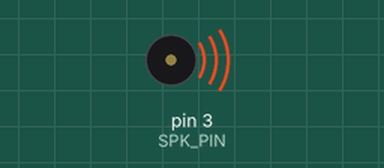
Recording of a program running on a simulated Arduino Uno, built with avr-gcc and run on an emulated ATmega328P. Shown: buzzer (waves = sounding).

Above: at 2.0 s.
At 61.8 s:
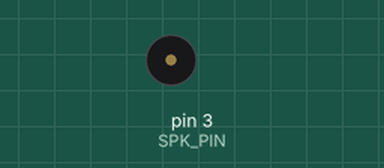
Timing chart, 0 to 63.3 s (numbered marks = the images above):
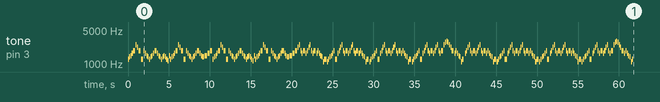

The program:

main.cpp
```cpp
#include <Arduino.h>

#define NOTE_B0  31
#define NOTE_C1  33
#define NOTE_CS1 35
#define NOTE_D1  37
#define NOTE_DS1 39
#define NOTE_E1  41
#define NOTE_F1  44
#define NOTE_FS1 46
#define NOTE_G1  49
#define NOTE_GS1 52
#define NOTE_A1  55
#define NOTE_AS1 58
#define NOTE_B1  62
#define NOTE_C2  65
#define NOTE_CS2 69
#define NOTE_D2  73
#define NOTE_DS2 78
#define NOTE_E2  82
#define NOTE_F2  87
#define NOTE_FS2 93
#define NOTE_G2  98
#define NOTE_GS2 104
#define NOTE_A2  110
#define NOTE_AS2 117
#define NOTE_B2  123
#define NOTE_C3  131
#define NOTE_CS3 139
#define NOTE_D3  147
#define NOTE_DS3 156
#define NOTE_E3  165
#define NOTE_F3  175
#define NOTE_FS3 185
#define NOTE_G3  196
#define NOTE_GS3 208
#define NOTE_A3  220
#define NOTE_AS3 233
#define NOTE_B3  247
#define NOTE_C4  262
#define NOTE_CS4 277
#define NOTE_D4  294
#define NOTE_DS4 311
#define NOTE_E4  330
#define NOTE_F4  349
#define NOTE_FS4 370
#define NOTE_G4  392
#define NOTE_GS4 415
#define NOTE_A4  440
#define NOTE_AS4 466
#define NOTE_B4  494
#define NOTE_C5  523
#define NOTE_CS5 554
#define NOTE_D5  587
#define NOTE_DS5 622
#define NOTE_E5  659
#define NOTE_F5  698
#define NOTE_FS5 740
#define NOTE_G5  784
#define NOTE_GS5 831
#define NOTE_A5  880
#define NOTE_AS5 932
#define NOTE_B5  988
#define NOTE_C6  1047
#define NOTE_CS6 1109
#define NOTE_D6  1175
#define NOTE_DS6 1245
#define NOTE_E6  1319
#define NOTE_F6  1397
#define NOTE_FS6 1480
#define NOTE_G6  1568
#define NOTE_GS6 1661
#define NOTE_A6  1760
#define NOTE_AS6 1865
#define NOTE_B6  1976
#define NOTE_C7  2093
#define NOTE_CS7 2217
#define NOTE_D7  2349
#define NOTE_DS7 2489
#define NOTE_E7  2637
#define NOTE_F7  2794
#define NOTE_FS7 2960
#define NOTE_G7  3136
#define NOTE_GS7 3322
#define NOTE_A7  3520
#define NOTE_AS7 3729
#define NOTE_B7  3951
#define NOTE_C8  4186
#define NOTE_CS8 4435
#define NOTE_D8  4699
#define NOTE_DS8 4978

#define SPK_PIN 3


void loopA() {
  int melody[] = {
    NOTE_DS6, NOTE_F6, NOTE_FS6, NOTE_GS6, NOTE_AS6, NOTE_DS7, NOTE_CS7, NOTE_AS6, NOTE_DS6, NOTE_AS6, NOTE_GS6, NOTE_FS6, NOTE_F6, NOTE_DS6, NOTE_F6, NOTE_FS6,
    NOTE_GS6, NOTE_AS6, NOTE_GS6, NOTE_FS6
  };

  // note durations: 4 = quarter note, 8 = eighth note, etc.:
  int noteDurations[] = {
    8, 8, 8, 8, 4, 8, 8, 4, 4, 8, 8, 8, 8, 8, 8, 8, 8, 4, 8, 8
  };


  for (int thisNote = 0; thisNote < 20; thisNote++) {
    int noteDuration = 1000 / noteDurations[thisNote];
    tone(SPK_PIN, melody[thisNote], noteDuration);
    int pauseBetweenNotes = noteDuration * 1.30;
    delay(pauseBetweenNotes);
  }
}


void loopAS() {
  int melody[] = {
    NOTE_F6, NOTE_DS6, NOTE_F6, NOTE_FS6, NOTE_F6, NOTE_DS6, NOTE_D6, NOTE_FS6
  };

  // note durations: 4 = quarter note, 8 = eighth note, etc.:
  int noteDurations[] = {
    8, 8, 8, 8, 8, 8, 8, 8
  };


  for (int thisNote = 0; thisNote < 8; thisNote++) {
    int noteDuration = 1000 / noteDurations[thisNote];
    tone(SPK_PIN, melody[thisNote], noteDuration);
    int pauseBetweenNotes = noteDuration * 1.30;
    delay(pauseBetweenNotes);
  }
}


void loopB() {
  int melody[] = {
    NOTE_F6, NOTE_FS6, NOTE_GS6, NOTE_AS6
  };

  // note durations: 4 = quarter note, 8 = eighth note, etc.:
  int noteDurations[] = {
    4, 4, 4, 4
  };


  for (int thisNote = 0; thisNote < 4; thisNote++) {
    int noteDuration = 1000 / noteDurations[thisNote];
    tone(SPK_PIN, melody[thisNote], noteDuration);
    int pauseBetweenNotes = noteDuration * 1.30;
    delay(pauseBetweenNotes);
  }
}


void loopC() {
  int melody[] = {
    NOTE_CS7, NOTE_DS7, NOTE_AS6, NOTE_GS6, NOTE_AS6, NOTE_GS6, NOTE_AS6, NOTE_CS7, NOTE_DS7, NOTE_AS6, NOTE_GS6, NOTE_AS6, NOTE_GS6, NOTE_AS6, NOTE_GS6, NOTE_FS6, NOTE_F6,
    NOTE_CS6, NOTE_DS6, NOTE_CS6, NOTE_DS6, NOTE_F6, NOTE_FS6, NOTE_GS6, NOTE_AS6, NOTE_DS6, NOTE_GS6, NOTE_AS6
  };

  // note durations: 4 = quarter note, 8 = eighth note, etc.:
  int noteDurations[] = {
    8, 8, 8, 8, 4, 8, 8, 8, 8, 8, 8, 4, 8, 8, 8, 8, 8, 8, 4, 8, 8, 8, 8, 8, 8, 4, 8, 8
  };


  for (int thisNote = 0; thisNote < 28; thisNote++) {
    int noteDuration = 1000 / noteDurations[thisNote];
    tone(SPK_PIN, melody[thisNote], noteDuration);
    int pauseBetweenNotes = noteDuration * 1.30;
    delay(pauseBetweenNotes);
  }
}


void loopD() {
  int melody[] = {
    NOTE_CS7, NOTE_DS7, NOTE_AS6, NOTE_GS6, NOTE_AS6, NOTE_GS6, NOTE_AS6, NOTE_CS7, NOTE_DS7, NOTE_AS6, NOTE_GS6, NOTE_AS6, NOTE_DS7, NOTE_F7, NOTE_FS7, NOTE_F7,
    NOTE_DS7, NOTE_CS7, NOTE_AS6, NOTE_GS6, NOTE_AS6, NOTE_GS6, NOTE_FS6, NOTE_F6, NOTE_CS6, NOTE_DS6
  };

  // note durations: 4 = quarter note, 8 = eighth note, etc.:
  int noteDurations[] = {
    8, 8, 8, 8, 4, 8, 8, 8, 8, 8, 8, 4, 8, 8, 8, 8, 8, 8, 4, 8, 8, 8, 8, 8, 8, 8
  };


  for (int thisNote = 0; thisNote < 26; thisNote++) {
    int noteDuration = 1000 / noteDurations[thisNote];
    tone(SPK_PIN, melody[thisNote], noteDuration);
    int pauseBetweenNotes = noteDuration * 1.30;
    delay(pauseBetweenNotes);
  }
}


void loopDS() {
  int melody[] = {
    0, NOTE_GS6, NOTE_AS6
  };

  // note durations: 4 = quarter note, 8 = eighth note, etc.:
  int noteDurations[] = {
    8, 8, 8
  };


  for (int thisNote = 0; thisNote < 3; thisNote++) {
    int noteDuration = 1000 / noteDurations[thisNote];
    tone(SPK_PIN, melody[thisNote], noteDuration);
    int pauseBetweenNotes = noteDuration * 1.30;
    delay(pauseBetweenNotes);
  }
}


void setup() {

  for(int i=0; i<2; i++) {
    loopA();
    loopAS();
    loopA();
    loopB();
  }

  for(int i=0; i<3; i++) {
    loopC();
  }

  loopD();
  loopDS();

  for(int i=0; i<3; i++) {
    loopC();
  }

  loopD();
  noTone(SPK_PIN);
}

void loop() {
  // put your main code here, to run repeatedly:
}
```
